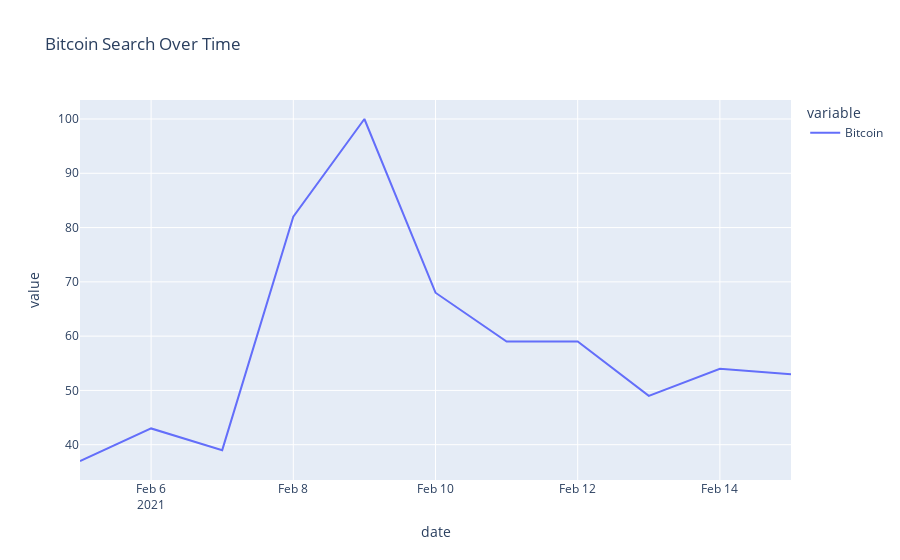

This figure's notebook cell:
### Code cell
# build payload
kw_list = ["Bitcoin"]
pytrends.build_payload(kw_list, cat=0, timeframe='2021-02-05 2021-02-15')

data_2_df = pytrends.interest_over_time()
data_2_df = data_2_df.reset_index()
fig = px.line(data_2_df, x="date", y=['Bitcoin'], title='Bitcoin Search Over Time')
fig.show()

### Figure 1 — Plotly figure (JSON) as saved in the notebook; plotly's stock layout.template omitted (floating-point values rounded to 4 significant figures)
{"data": [{"hovertemplate": "variable=Bitcoin<br>date=%{x}<br>value=%{y}<extra></extra>", "legendgroup": "Bitcoin", "line": {"color": "#636efa", "dash": "solid"}, "marker": {"symbol": "circle"}, "mode": "lines", "name": "Bitcoin", "orientation": "v", "showlegend": true, "type": "scatter", "x": ["2021-02-05T00:00:00", "2021-02-06T00:00:00", "2021-02-07T00:00:00", "2021-02-08T00:00:00", "2021-02-09T00:00:00", "2021-02-10T00:00:00", "2021-02-11T00:00:00", "2021-02-12T00:00:00", "2021-02-13T00:00:00", "2021-02-14T00:00:00", "2021-02-15T00:00:00"], "xaxis": "x", "y": [37, 43, 39, 82, 100, 68, 59, 59, 49, 54, 53], "yaxis": "y"}], "layout": {"legend": {"title": {"text": "variable"}, "tracegroupgap": 0}, "title": {"text": "Bitcoin Search Over Time"}, "xaxis": {"anchor": "y", "domain": [0, 1], "title": {"text": "date"}}, "yaxis": {"anchor": "x", "domain": [0, 1], "title": {"text": "value"}}}}
